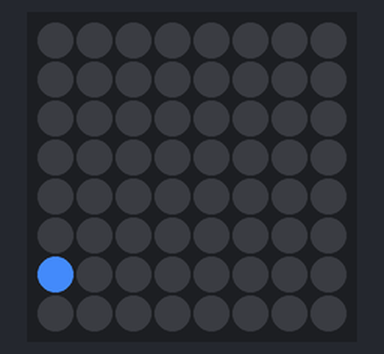
Simulated run of this program. Board: Raspberry Pi (BCM pin numbers) with a Sense HAT. Parts: the Sense HAT's 8×8 RGB LED matrix. At 3.5 s the program stops and its outputs stay as they are.

Above: at 0.1 s.
At 0.6 s:
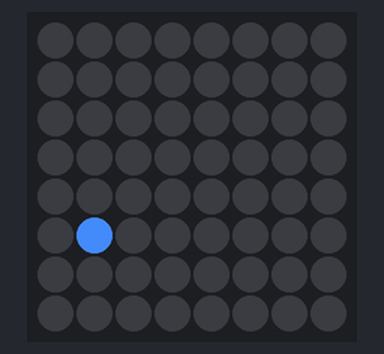
At 1.1 s:
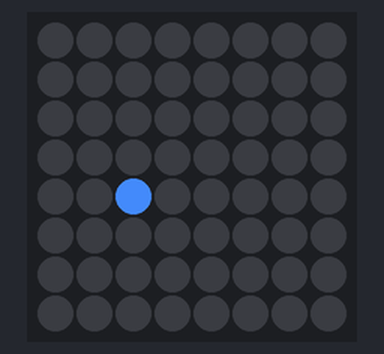
At 1.6 s:
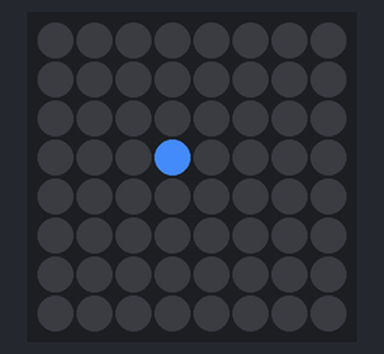
At 2.1 s:
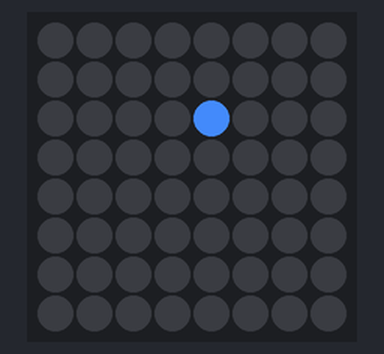
At 3.1 s:
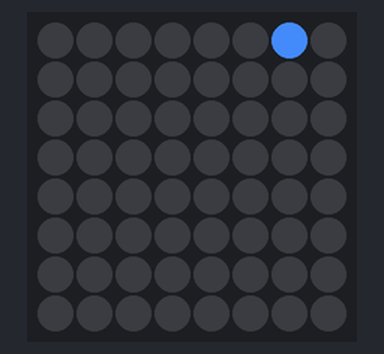

Measured:
- what the display in image 1 shows lasts 0.5 s, from 0.5 s to 1.0 s

The program:

pong.py
```python
from sense_hat import SenseHat
sense = SenseHat()
import time
sense.clear(0,0,0)
x=0
y=6
sense.set_pixel(x,y,66, 134, 244)
while x<7:
    sense.clear(0,0,0)
    sense.set_pixel(x,y,66,134,244)
    time.sleep(0.5)
    x = x+1
    y = y-1
```
